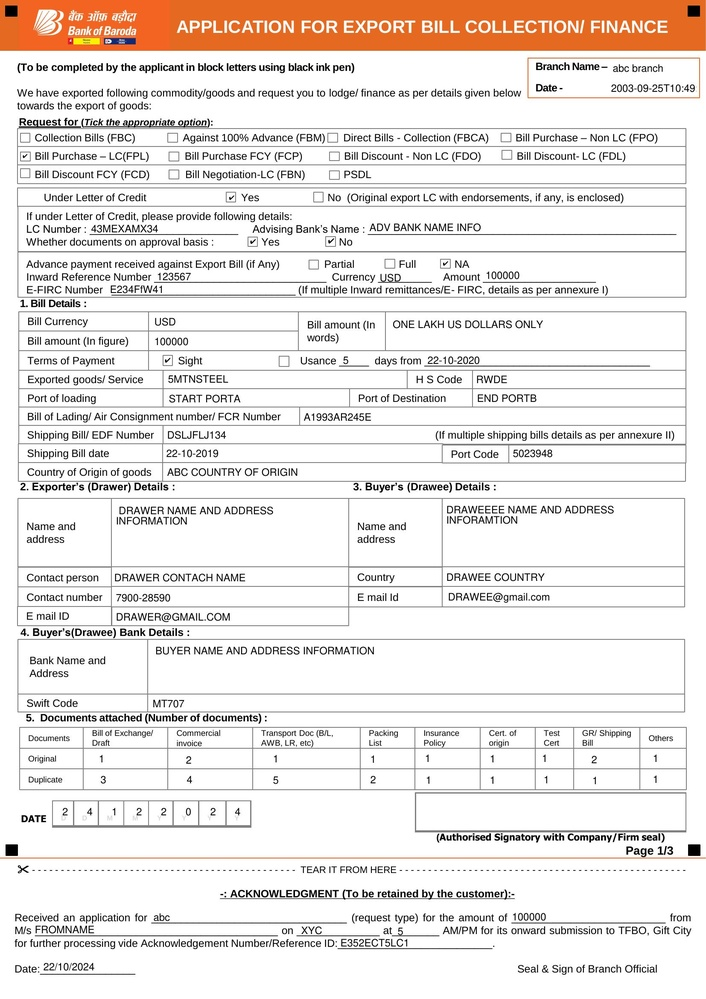
#> input picture data/Export-Bill_filled_sample0.jpg, 706 x 999 px, shrunk from 1654 x 2339 before the run, found by its file name
$ python numpy_intersections.py
#> lines starting #> are read from the running program, lines starting #| are printed output that depends on the picture; after the words box and inside, x2 and y2 are one past the last pixel; in counts of white or black regions, pixels touching at a corner belong together
### src/main_v2/preprocessor.py
import cv2
import numpy as np
from PIL import Image

class ImagePreprocessor:
    def __init__(self, erosion_kernel, dilation_kernel, binary_threshold):
        self.erosion_kernel = erosion_kernel
        self.dilation_kernel = dilation_kernel
        self.binary_threshold = binary_threshold

    def preprocess(self, img=None,image_path=None,roi = None):
        # img = Image.open(image_path).convert('L')
        # img_arr = np.array(img)

        if image_path:
            img = cv2.imread(image_path, cv2.IMREAD_GRAYSCALE)
        else:
            img = cv2.cvtColor(img, cv2.COLOR_BGR2GRAY)

        if roi:
            x1, y1, x2, y2 = roi
            img = img[y1:y2, x1:x2]


        eroded = self._erode(img)
        dilated = self._dilate(eroded)
        binary_image = self._binarize(dilated)
        return img,binary_image

    def _erode(self, image):
        return cv2.erode(image.copy(), kernel=np.ones(self.erosion_kernel, np.uint8))

    def _dilate(self, image):
        return cv2.dilate(image.copy(), kernel=np.ones(self.dilation_kernel, np.uint8))

    def _binarize(self, image):
        _, binary = cv2.threshold(image, self.binary_threshold, 255, cv2.THRESH_BINARY)
        return binary

### src/checkbox_fixings/main.py
import argparse
import json
import time
from dataclasses import dataclass
from typing import List, Tuple, Optional, Union
import cv2
import numpy as np
import logging
from pathlib import Path

from tqdm import tqdm

from src.main_v2.preprocessor import ImagePreprocessor

logger = logging.getLogger(__name__)
logging.basicConfig(level=logging.DEBUG)


@dataclass
class PatternMatchResult:
    """Data class to store pattern matching results."""
    position: Tuple[int, int]
    neighborhood: np.ndarray = None
    confidence: float = None


@dataclass
class PreprocessConfig:
    erosion_kernel: Tuple[int, int] = (2, 2)
    dilation_kernel: Tuple[int, int] = (2, 2)
    binary_threshold: int = 200


class ImageProcessor:
    def __init__(self, logger: Optional[logging.Logger] = None,
                 preprocess_config:PreprocessConfig=None):
        self.logger = logger or logging.getLogger(__name__)
        self._image: Optional[np.ndarray] = None
        self._binary: Optional[np.ndarray] = None
        self._pattern: Optional[np.ndarray] = None
        self.preprocess_config = preprocess_config or PreprocessConfig()


    def get_binary_image(self, image_path: Union[str, Path, np.ndarray]) -> np.ndarray:
        preprocess = ImagePreprocessor(**self.preprocess_config.__dict__)
        self._image, self._gray_image = preprocess.preprocess(image_path=image_path)
#> in _erode, `return cv2.erode(image.copy(), kernel=np.ones(self.erosion_kernel, np...`:
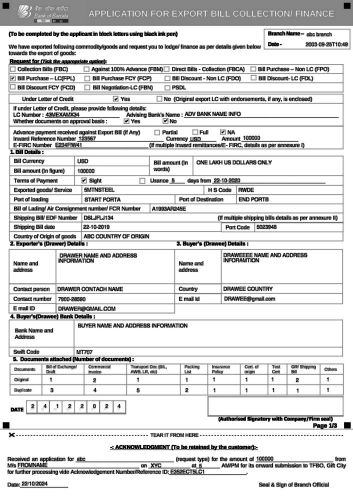
#> returned value: shape (999, 706) (shown at 1/2 size); min 0, max 255, mean 216.9
#> in _dilate, `return cv2.dilate(image.copy(), kernel=np.ones(self.dilation_kernel, n..`:
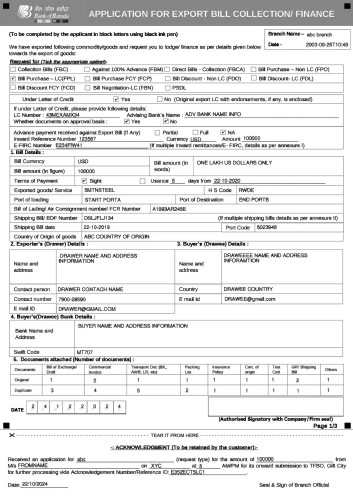
#> returned value: shape (999, 706) (shown at 1/2 size); min 0, max 255, mean 229.1
#> in _binarize, `_, binary = cv2.threshold(image, self.binary_threshold, 255, cv2.THRES..`:
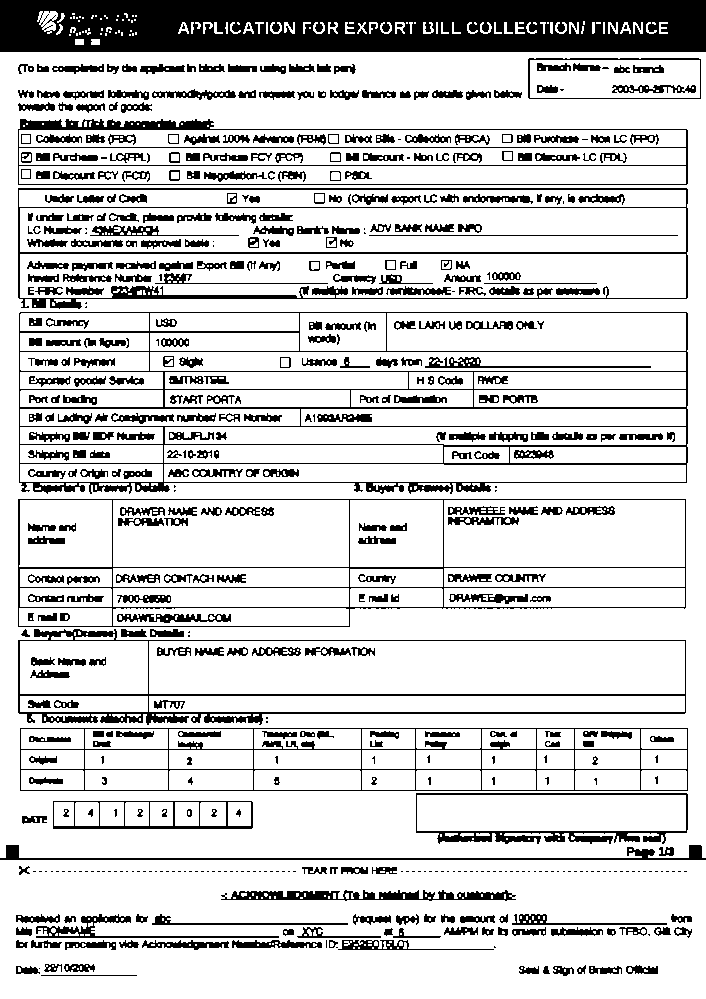
#> binary: shape (999, 706); 81.1% white; 572 black regions (153 under 20 px), largest, box (x1, y1, x2, y2) and area: (0, 0, 706, 52) 33755, (19, 312, 688, 494) 10118, (18, 188, 688, 309) 6018
        self._binary = np.where(self._gray_image == 255, 1, 0)
        _inv_binary = np.where(self._binary == 1, 0, 1)

        self.logger.info(f"Image loaded and preprocessed. Shape: {self._image.shape}")
        return _inv_binary.copy()

    # [6 lines left out: function print_np, not called in this run]


class CumulativeSumBoxDetector:
    def __init__(self,input_array: np.ndarray):
        self.image_arr = input_array
        self.image_arr_x_cumsum, self.image_arr_y_cumsum = self.compute_cumsum_arrays(self.image_arr)


    # [11 lines left out: functions compute_cumsum_arrays, is_box, not called in this run]

    def iloc(self,arr,x1,y1):
        return arr[y1][x1]


# [7 lines that do not run on import are left out]

### src/checkbox_fixings/numpy_intersections.py
from PIL import Image, ImageDraw
import numpy as np
import cv2
from typing import List, Tuple, Dict
from dataclasses import dataclass

from src.checkbox_fixings.main import ImageProcessor


@dataclass
class LineDetectionConfig:
    min_line_length: int = 50
    max_line_gap: int = 2
    min_points_in_line: int = 40


@dataclass
class DrawConfig:
    line_color: str = 'red'
    line_width: int = 3
    point_color: str = 'blue'
    point_radius: int = 5


def detect_horizontal_lines(binary_array: np.ndarray,
                            config: LineDetectionConfig) -> List[Tuple[Tuple[int, int], Tuple[int, int]]]:
    """Detect horizontal lines from binary array."""
    height, width = binary_array.shape
    horizontal_lines = []

    for y in range(height):
        line_start = None
        consecutive_ones = 0
        gap_count = 0

        for x in range(width):
            if binary_array[y, x] == 1:
                if line_start is None:
                    line_start = (x, y)
                consecutive_ones += 1
                gap_count = 0
            else:
                if line_start is not None:
                    if gap_count > config.max_line_gap:
                        if consecutive_ones >= config.min_points_in_line:
                            horizontal_lines.append((line_start, (x - gap_count - 1, y)))
                        line_start = None
                        consecutive_ones = 0
                    gap_count += 1

        if line_start is not None and consecutive_ones >= config.min_points_in_line:
            horizontal_lines.append((line_start, (width - 1, y)))

    return [line for line in horizontal_lines
            if abs(line[1][0] - line[0][0]) >= config.min_line_length]


def detect_vertical_lines(binary_array: np.ndarray,
                          config: LineDetectionConfig) -> List[Tuple[Tuple[int, int], Tuple[int, int]]]:
    """Detect vertical lines from binary array."""
    height, width = binary_array.shape
    vertical_lines = []

    for x in range(width):
        line_start = None
        consecutive_ones = 0
        gap_count = 0

        for y in range(height):
            if binary_array[y, x] == 1:
                if line_start is None:
                    line_start = (x, y)
                consecutive_ones += 1
                gap_count = 0
            else:
                if line_start is not None:
                    if gap_count > config.max_line_gap:
                        if consecutive_ones >= config.min_points_in_line:
                            vertical_lines.append((line_start, (x, y - gap_count - 1)))
                        line_start = None
                        consecutive_ones = 0
                    gap_count += 1

        if line_start is not None and consecutive_ones >= config.min_points_in_line:
            vertical_lines.append((line_start, (x, height - 1)))

    return [line for line in vertical_lines
            if abs(line[1][1] - line[0][1]) >= config.min_line_length]


def find_intersections(horizontal_lines: List[Tuple[Tuple[int, int], Tuple[int, int]]],
                       vertical_lines: List[Tuple[Tuple[int, int], Tuple[int, int]]],
                       tolerance: int = 5) -> List[Tuple[int, int]]:
    """Find intersection points between horizontal and vertical lines."""
    intersections = []

    for h_line in horizontal_lines:
        h_y = h_line[0][1]  # y-coordinate is same for horizontal line
        h_x_start, h_x_end = min(h_line[0][0], h_line[1][0]), max(h_line[0][0], h_line[1][0])

        for v_line in vertical_lines:
            v_x = v_line[0][0]  # x-coordinate is same for vertical line
            v_y_start, v_y_end = min(v_line[0][1], v_line[1][1]), max(v_line[0][1], v_line[1][1])

            # Check if lines intersect
            if (h_x_start - tolerance <= v_x <= h_x_end + tolerance and
                v_y_start - tolerance <= h_y <= v_y_end + tolerance):
                intersections.append((v_x, h_y))

    # Remove duplicate points within tolerance
    filtered_intersections = []
    for point in intersections:
        if not any(abs(p[0] - point[0]) < tolerance and abs(p[1] - point[1]) < tolerance
                   for p in filtered_intersections):
            filtered_intersections.append(point)

    return filtered_intersections


def draw_results(image_path: str,
                 horizontal_lines: List[Tuple[Tuple[int, int], Tuple[int, int]]] = None,
                 vertical_lines: List[Tuple[Tuple[int, int], Tuple[int, int]]] = None,
                 intersections: List[Tuple[int, int]] = None,
                 draw_config: DrawConfig = DrawConfig(),
                 output_path: str = 'output.png') -> Image.Image:
    """Draw detected lines and intersections on the image."""
    # Read original image
    img = cv2.imread(image_path)
    if img is None:
        raise ValueError("Could not load image from provided path")

    # Convert to PIL Image
    pil_image = Image.fromarray(cv2.cvtColor(img, cv2.COLOR_BGR2RGB))
    draw = ImageDraw.Draw(pil_image)

    # Draw horizontal lines
    if horizontal_lines:
        for line in horizontal_lines:
            draw.line([line[0], line[1]],
                      fill=draw_config.line_color,
                      width=draw_config.line_width)

    # Draw vertical lines
    if vertical_lines:
        for line in vertical_lines:
            draw.line([line[0], line[1]],
                      fill=draw_config.line_color,
                      width=draw_config.line_width)

    # Draw intersection points
    if intersections:
        for point in intersections:
            x, y = point
            draw.ellipse([x - draw_config.point_radius, y - draw_config.point_radius,
                          x + draw_config.point_radius, y + draw_config.point_radius],
                         fill=draw_config.point_color)

    # Save the result
    pil_image.save(output_path)
    return pil_image


# Usage example
if __name__ == '__main__':
    # Initialize configurations
    line_config = LineDetectionConfig(
        min_line_length=50,
        max_line_gap=2,
        min_points_in_line=40
    )
    draw_config = DrawConfig(
        line_color='red',
        line_width=3,
        point_color='blue',
        point_radius=5
    )

    # Process image
    processor = ImageProcessor()
    image_path = "/home/ntlpt59/MAIN/experiments/checkbox_optimized/data/Export-Bill_filled_sample0.jpg"
    binary_arr = processor.get_binary_image(image_path=image_path)

    # Detect lines
    horizontal_lines = detect_horizontal_lines(binary_arr, line_config)
#> horizontal_lines = 421 items
    vertical_lines = detect_vertical_lines(binary_arr, line_config)
#> vertical_lines = 511 items

    # Find intersections
    intersection_points = find_intersections(horizontal_lines, vertical_lines)
#> the loop in find_intersections, `for h_line in horizontal_lines:` made 421 passes
#> (h_line, h_y, h_x_start, h_x_end) on passes 1 to 3: (((0, 0), (705, 0)), 0, 0, 705), (((0, 1), (705, 1)), 1, 0, 705), (((0, 2), (705, 2)), 2, 0, 705)
#> after the loop in find_intersections, `for h_line in horizontal_lines:`: intersections = 22798 items
#> the loop in find_intersections, `for point in intersections:` made 22798 passes
#> point on passes 1 to 3: (0, 0), (1, 0), (2, 0)
#> after the loop in find_intersections, `for point in intersections:`: filtered_intersections = 1449 pairs, first value 0 to 703, second value 0 to 831
#> intersection_points has the same summary as filtered_intersections in find_intersections

    # Draw results
    # 1. Draw lines only
    draw_results(image_path,
                 horizontal_lines=horizontal_lines,
                 vertical_lines=vertical_lines,
                 output_path='lines_output.png',
                 draw_config=draw_config)
#> in draw_results, img is the input picture: shape (999, 706, 3); mean B, G, R 227.3, 230.6, 236.3
#> the loop in draw_results, `for line in horizontal_lines:` made 421 passes
#> line on passes 1 to 3: ((0, 0), (705, 0)), ((0, 1), (705, 1)), ((0, 2), (705, 2))
#> the loop in draw_results, `for line in vertical_lines:` made 511 passes
#> line on passes 1 to 3: ((0, 0), (0, 51)), ((1, 0), (1, 51)), ((2, 0), (2, 51))
#> in draw_results, `pil_image.save(output_path)`:
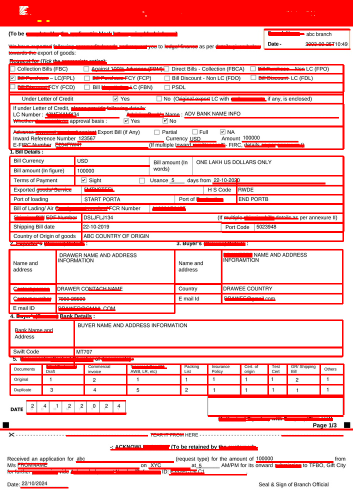
#> saved as lines_output.png: PIL image 706x999 RGB (shown at 1/2 size); mean R, G, B 246.4, 190.1, 190

    # 2. Draw intersections only
    draw_results(image_path,
                 intersections=intersection_points,
                 output_path='intersection_points.png',
                 draw_config=draw_config)
#> call 2 of draw_results, with output_path = 'intersection_points.png'
#> the loop in draw_results (call 2), `for point in intersections:` made 1449 passes
#> (point, x) on passes 1 to 3: ((0, 0), 0), ((5, 0), 5), ((10, 0), 10)
#> in draw_results (call 2), `pil_image.save(output_path)`:
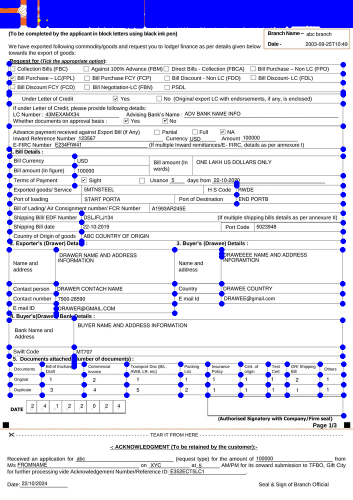
#> saved as intersection_points.png: PIL image 706x999 RGB (shown at 1/2 size); mean R, G, B 219.9, 219.6, 237.6

    # 3. Draw both lines and intersections
    draw_results(image_path,
                 horizontal_lines=horizontal_lines,
                 vertical_lines=vertical_lines,
                 intersections=intersection_points,
                 output_path='complete_output.png',
                 draw_config=draw_config)
#> call 3 of draw_results, with output_path = 'complete_output.png'
#> the loop in draw_results (call 3), `for line in horizontal_lines:` made 421 passes
#> the loop in draw_results (call 3), `for line in vertical_lines:` made 511 passes
#> the loop in draw_results (call 3), `for point in intersections:` made 1449 passes
#> in draw_results (call 3), `pil_image.save(output_path)`:
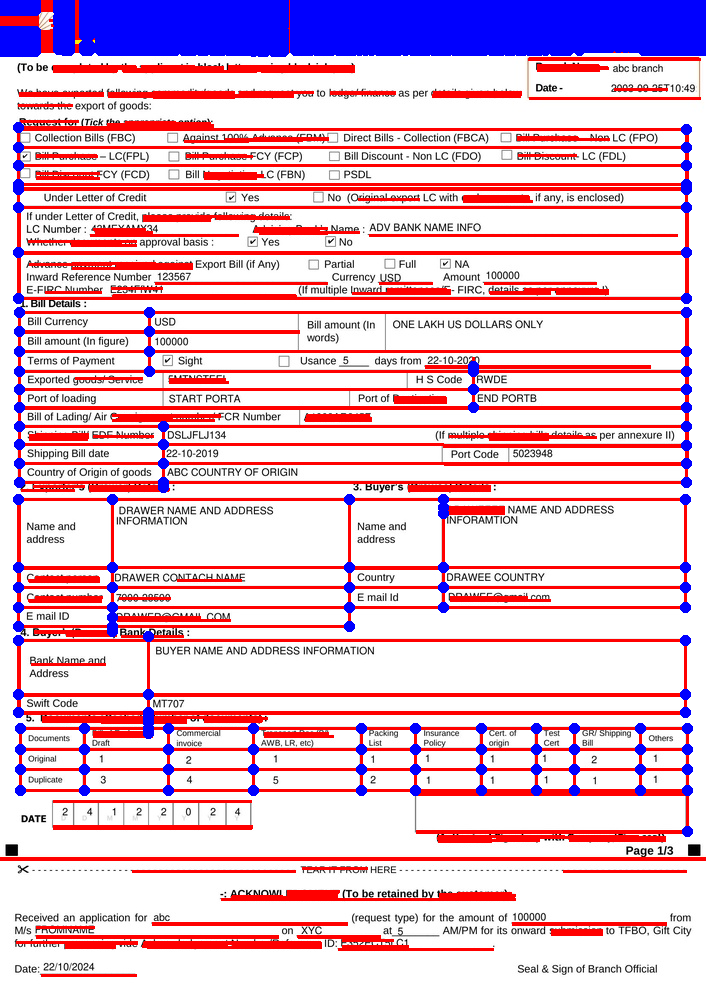
#> saved as complete_output.png: PIL image 706x999 RGB; mean R, G, B 228.2, 187.3, 205.5

    # Print statistics
    print(f"Found {len(horizontal_lines)} horizontal lines")
#| Found 421 horizontal lines
    print(f"Found {len(vertical_lines)} vertical lines")
#| Found 511 vertical lines
    print(f"Found {len(intersection_points)} intersection points")
#| Found 1449 intersection points
